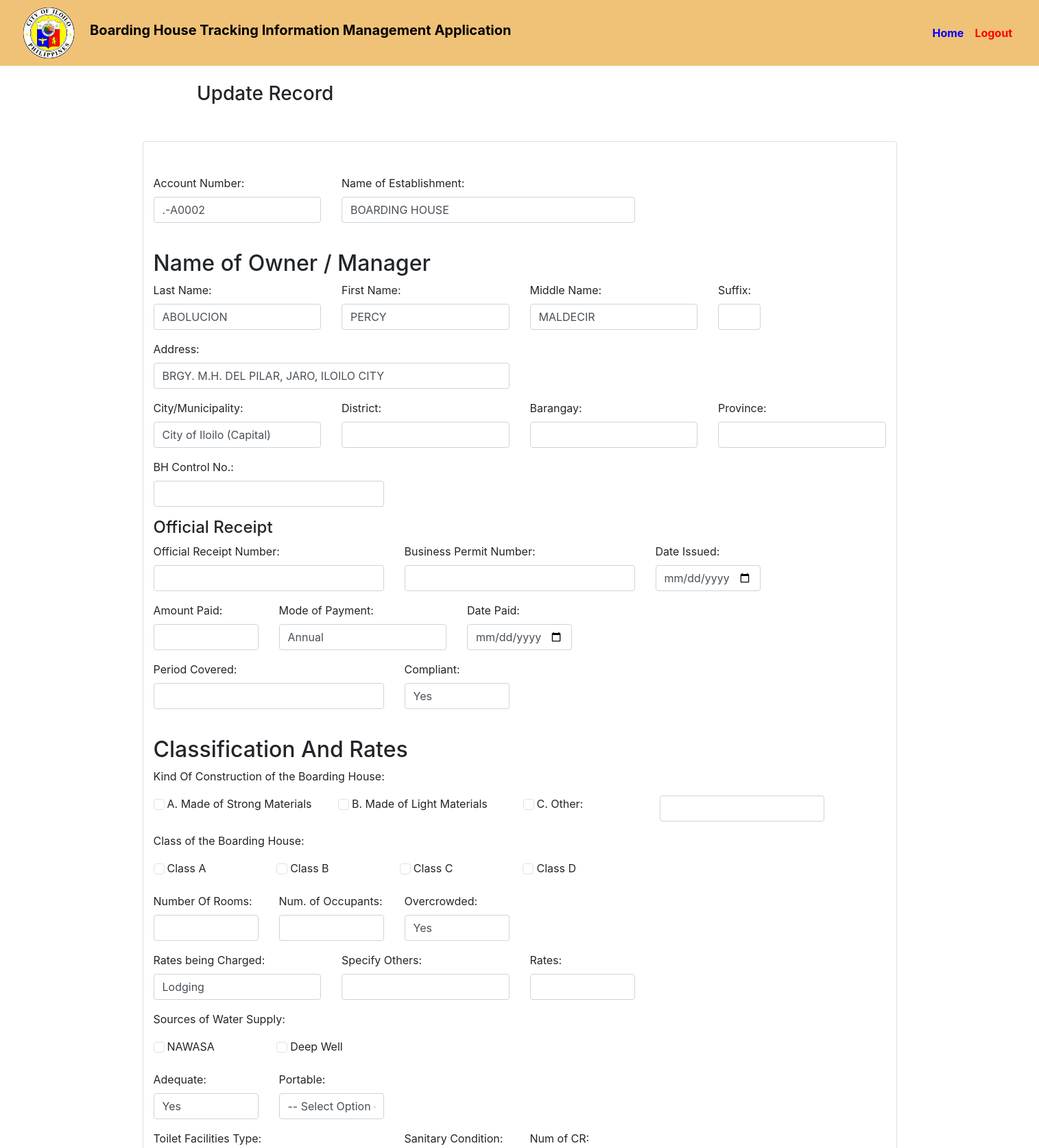
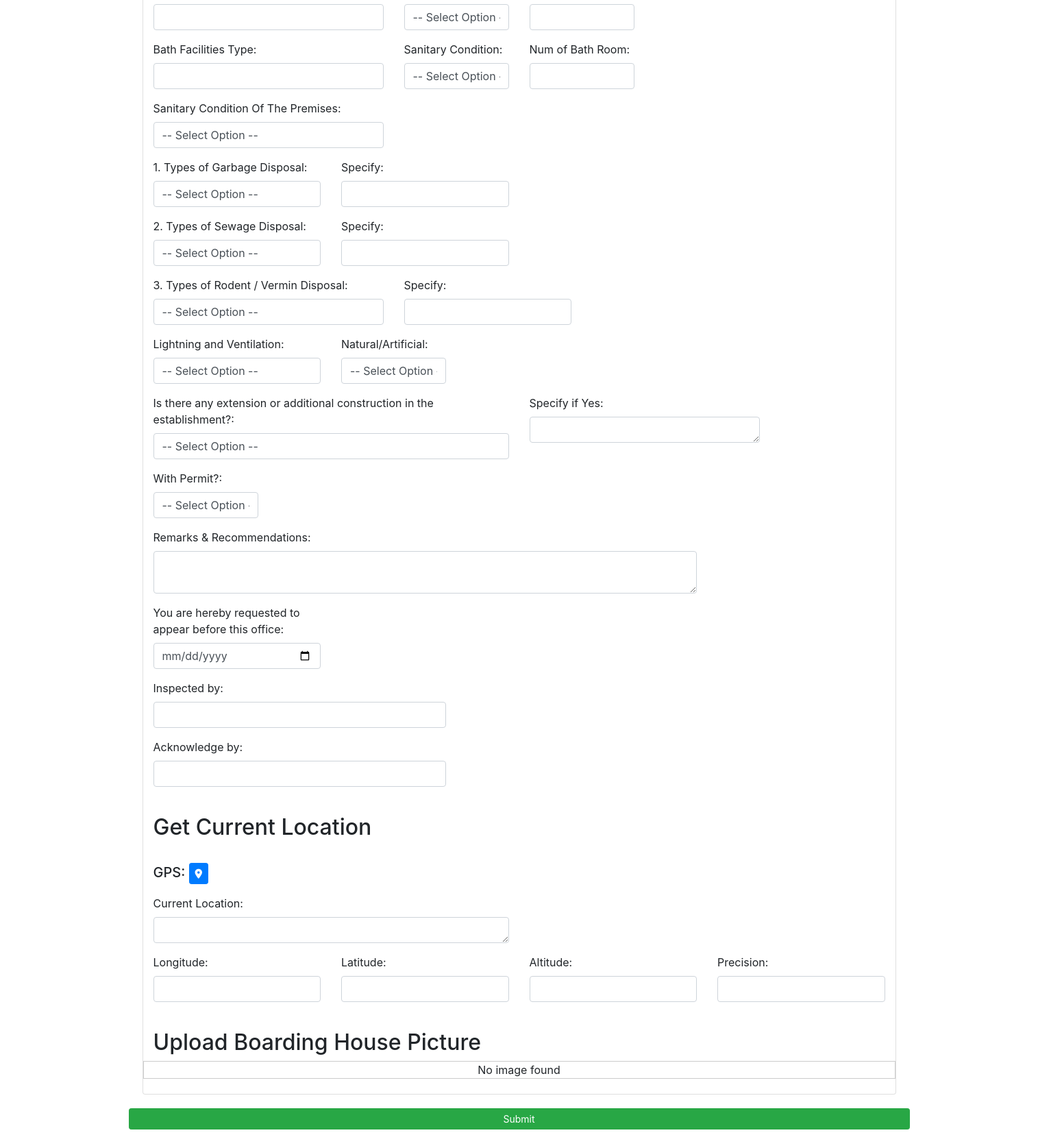
The page /bh_edit.php?id=31 (signed in) on the database its author committed (2 pictures, top to bottom).
### tables this page shows
CREATE TABLE `boarding_house_tracking` (
  `bh_start` datetime DEFAULT NULL,
  `bh_end` datetime DEFAULT NULL,
  `bh_today` date DEFAULT NULL,
  `bh_device_id` varchar(255) DEFAULT NULL,
  `bh_audit` varchar(255) DEFAULT NULL,
  `account_number` varchar(255) NOT NULL,
  `establishment_name` varchar(255) NOT NULL,
  `first_name` varchar(255) NOT NULL,
  `middle_name` varchar(255) NOT NULL,
  `last_name` varchar(255) NOT NULL,
  `suffix` varchar(255) NOT NULL,
  `bh_address` varchar(255) NOT NULL,
  `bh_municipality` varchar(255) NOT NULL,
  `bh_district` varchar(255) NOT NULL,
  `bh_barangay` varchar(255) NOT NULL,
  `bh_province` varchar(255) NOT NULL,
  `bh_control_no` varchar(255) NOT NULL,
  `bh_or_num` varchar(255) NOT NULL,
  `date_issued` varchar(255) NOT NULL,
  `amount_paid` float NOT NULL,
  `bh_bpn` varchar(255) NOT NULL,
  `bh_mp` varchar(255) NOT NULL,
  `date_paid` date NOT NULL,
  `bh_period_cover` varchar(255) NOT NULL,
  `bh_complaint` varchar(255) NOT NULL,
  `bh_construction_kind` varchar(255) NOT NULL,
  `bh_specify` varchar(255) DEFAULT NULL,
  `bh_class` varchar(255) NOT NULL,
  `bh_room` int(255) NOT NULL,
  `bh_occupants` int(255) NOT NULL,
  `bh_overcrowded` varchar(255) NOT NULL,
  `bh_rates_charge` varchar(255) NOT NULL,
  `bh_ratescharge_other` varchar(255) DEFAULT NULL,
  `bh_rate` int(255) NOT NULL,
  `bh_water_source` varchar(255) NOT NULL,
  `bh_nawasa` tinyint(1) NOT NULL DEFAULT 0,
  `bh_deepwell` tinyint(1) NOT NULL DEFAULT 0,
  `bh_adequate` varchar(255) NOT NULL,
  `bh_portable` varchar(255) NOT NULL,
  `bh_toilet_type` varchar(255) NOT NULL,
  `bh_toilet_cond` varchar(255) NOT NULL,
  `bh_bath_type` varchar(255) NOT NULL,
  `bh_bath_cond` varchar(255) NOT NULL,
  `bh_cr_num` int(255) NOT NULL,
  `bh_bathroom_num` int(255) NOT NULL,
  `bh_premises_cond` varchar(255) NOT NULL,
  `bh_garbage_disposal` varchar(255) NOT NULL,
  `bh_garbage_other` varchar(255) NOT NULL,
  `bh_dps` int(255) DEFAULT NULL,
  `bh_sewage_disposal` varchar(255) NOT NULL,
  `bh_sewage_other` varchar(255) NOT NULL,
  `bh_sd_dps` int(255) DEFAULT NULL,
  `bh_rodent_disposal` varchar(255) NOT NULL,
  `bh_rodent_other` text NOT NULL,
  `light_ventilation` varchar(255) NOT NULL,
  `natural_artificial` varchar(255) NOT NULL,
  `establishment_extension` varchar(255) NOT NULL,
  `specify_txt` varchar(255) DEFAULT NULL,
  `with_permit` varchar(255) NOT NULL,
  `bh_remarks` varchar(255) NOT NULL,
  `office_required` date DEFAULT NULL,
  `inspected_by` varchar(255) NOT NULL,
  `acknowledge_by` varchar(255) NOT NULL,
  `current_loc` varchar(255) NOT NULL,
  `bh_latitude` varchar(255) NOT NULL,
  `bh_longitude` varchar(255) NOT NULL,
  `bh_altitude` varchar(255) NOT NULL,
  `bh_precision` varchar(255) NOT NULL,
  `bh_image` varchar(255) NOT NULL,
  `bh_permit_control` varchar(255) DEFAULT NULL,
  `bh_class_rates` varchar(255) DEFAULT NULL,
  `bh_facilities` varchar(255) DEFAULT NULL,
  `bh_id` int(255) DEFAULT NULL,
  `bh_uuid` varchar(255) DEFAULT NULL,
  `submission_time` datetime DEFAULT current_timestamp(),
  `bh_valid_status` varchar(255) DEFAULT NULL,
  `bh_notes` varchar(255) DEFAULT NULL,
  `bh_status` varchar(255) DEFAULT NULL,
  `submitted_by` varchar(255) DEFAULT NULL,
  `bh_version` varchar(255) DEFAULT NULL,
  `bh_tags` varchar(255) DEFAULT NULL,
  `id` int(11) NOT NULL
);

### bh_edit.php (the view, shortened to what the rows shown need)
<?php
include 'includes/header.php';
$servername = "localhost";
$username = "root";
$password = "";
$database = "bh_tracking";
try {
    $pdo = new PDO("mysql:host=$servername;dbname=$database", $username, $password);
    $pdo->setAttribute(PDO::ATTR_ERRMODE, PDO::ERRMODE_EXCEPTION);
    if (isset($_GET['id'])) {
        $id = $_GET['id'];
        $stmt = $pdo->prepare("SELECT * FROM boarding_house_tracking WHERE id = :id");
        $stmt->bindParam(':id', $id);
        $stmt->execute();
        $row = $stmt->fetch(PDO::FETCH_ASSOC);
    }
} catch (PDOException $e) {
    echo "Connection failed: " . $e->getMessage();
}
?>
<section class="container">
    <div class="row">
        <div class="card-body">
            <br>
            <div class="card card-block  col-lg-12" style=" background-color: white; ">
                <form action="<?php echo htmlspecialchars($_SERVER["PHP_SELF"]); ?>" method="POST" enctype="multipart/form-data">
                    <br>
                    <br>
                    <div class="row">
                        <div class="form-group col-md-3">
                            <label for="account_number">Account Number:</label>
                            <input type="text" id="account_number" name="account_number" class="form-control" value="<?php echo isset($row['account_number']) ? $row['account_number'] : ''; ?>" required>
                        </div>
                        <div class="form-group col-md-5">
                            <label for="establishment_name">Name of Establishment:</label>
                            <input type="text" id="establishment_name" name="establishment_name" class="form-control" value="<?php echo isset($row['establishment_name']) ? $row['establishment_name'] : ''; ?>" required>
                        </div>
                    </div>
                    <BR>
                    <h2>Name of Owner / Manager</h2>
                    <div class="row">
                        <div class="form-group col-md-3">
                            <label for="lastname">Last Name:</label>
                            <input type="text" name="last_name" id="last_name" class="form-control" value="<?php echo isset($row['last_name']) ? $row['last_name'] : ''; ?>" required>
                        </div>
                        <div class="form-group col-md-3">
                            <label for="firstname">First Name:</label>
                            <input type="text" name="first_name" id="first_name" class="form-control" value="<?php echo isset($row['first_name']) ? $row['first_name'] : ''; ?>" required>
                        </div>
                        <div class="form-group col-md-3">
                            <label for="middlename">Middle Name:</label>
                            <input type="text" name="middle_name" id="middle_name" class="form-control" value="<?php echo isset($row['middle_name']) ? $row['middle_name'] : ''; ?>" required>
                        </div>
                        <div class="form-group col-md-1">
                            <label for="suffix">Suffix:</label>
                            <input type="text" name="suffix" id="suffix" class="form-control" value="<?php echo isset($row['suffix']) ? $row['suffix'] : ''; ?>" required>
                        </div>
                    </div>
                    <div class="row">
                        <div class="form-group col-md-6">
                            <label for="bh_address">Address:</label>
                            <input type="text" id="bh_address" name="bh_address" class="form-control" value="<?php echo isset($row['bh_address']) ? $row['bh_address'] : ''; ?>" required>
                        </div>
                    </div>
                    <div class="row">
                        <div class="form-group col-md-3">
                            <label for="bh_municipality">City/Municipality:</label>
                            <input type="text" id="bh_municipality" name="bh_municipality" class="form-control" value="<?php echo isset($row['bh_municipality']) ? $row['bh_municipality'] : ''; ?>" required>
                        </div>
                    </div>
                    <br>
                    <h2>Classification And Rates</h2>
                    <br>
                    <div class="row">
                        <div class="form-group col-md-4">
                            <h2> Get Current Location </h2>
                        </div>
                    </div>
                    <br>
                    <h2>Upload Boarding House Picture</h2>
                </form>
            </div>
        </div>
        <br>
        <br>
    </div>
</section>
<?php
include 'includes/footer.php';
?>

### rows shown on the page
boarding_house_tracking: account_number ".-A0002", establishment_name "BOARDING HOUSE", last_name "ABOLUCION", first_name "PERCY", middle_name "MALDECIR", bh_address "BRGY. M.H. DEL PILAR, JARO, ILOILO CITY", bh_municipality "City of Iloilo (Capital)"
